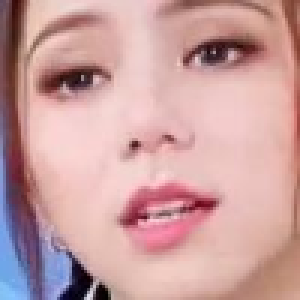
#> input picture point_regression/test_image/0.png, 100 x 100 px, found by its file name (shown 3 times larger)
$ python image_show.py
#> lines starting #> are read from the running program, lines starting #| are printed output that depends on the picture
from PIL import Image,ImageDraw

img=Image.open('data/images/0.png')
#> img is the input picture: PIL image 100x100 RGB; mean R, G, B 201.8, 159.6, 159.7
draw=ImageDraw.Draw(img)
c=[26, 26, 72, 18, 50, 44, 41, 75, 71, 68, 71, 67]
c=[int(j) for j in c]
for i in range(0,len(c),2):
    draw.ellipse((c[i]-2, c[i+1]-2,c[i]+2,c[i+1]+2),(255,0,0))
img.show()
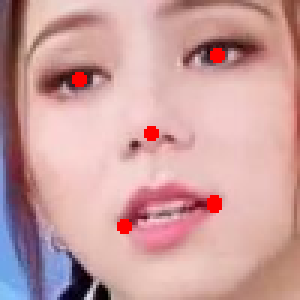
#> shown: PIL image 100x100 RGB (shown 3 times larger); mean R, G, B 203, 158.6, 158.6

$ run again, with point_regression/test_image/1.png copied over point_regression/test_image/0.png
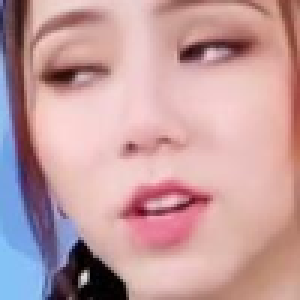
#> input picture point_regression/test_image/1.png, 100 x 100 px, found by its file name (shown 3 times larger)
#> img is the input picture: PIL image 100x100 RGB; mean R, G, B 194.9, 156.2, 158.9
#> `img.show()`:
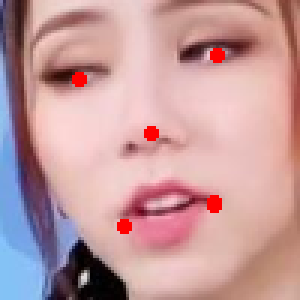
#> shown: PIL image 100x100 RGB (shown 3 times larger); mean R, G, B 195.4, 154.5, 157.2

$ run again, with point_regression/test_image/2.png copied over point_regression/test_image/0.png
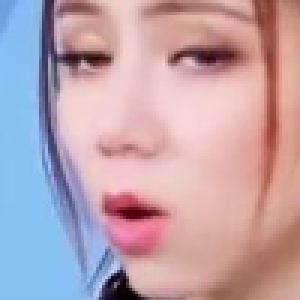
#> input picture point_regression/test_image/2.png, 100 x 100 px, found by its file name (shown 3 times larger)
#> img is the input picture: PIL image 100x100 RGB; mean R, G, B 188.7, 162.8, 172.5
#> `img.show()`:
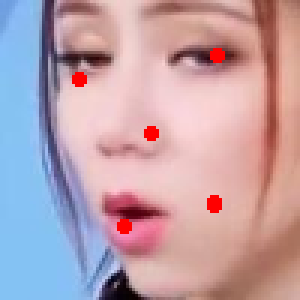
#> shown: PIL image 100x100 RGB (shown 3 times larger); mean R, G, B 189.3, 161.2, 170.9

$ run again, with point_regression/test_image/3.png copied over point_regression/test_image/0.png
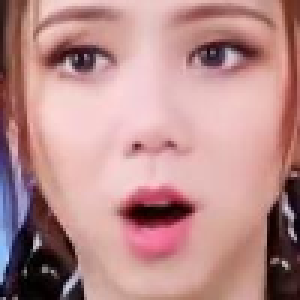
#> input picture point_regression/test_image/3.png, 100 x 100 px, found by its file name (shown 3 times larger)
#> img is the input picture: PIL image 100x100 RGB; mean R, G, B 184.8, 139.8, 139.2
#> `img.show()`:
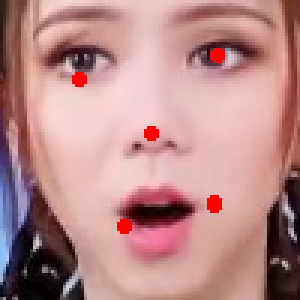
#> shown: PIL image 100x100 RGB (shown 3 times larger); mean R, G, B 185.5, 138.3, 137.5
